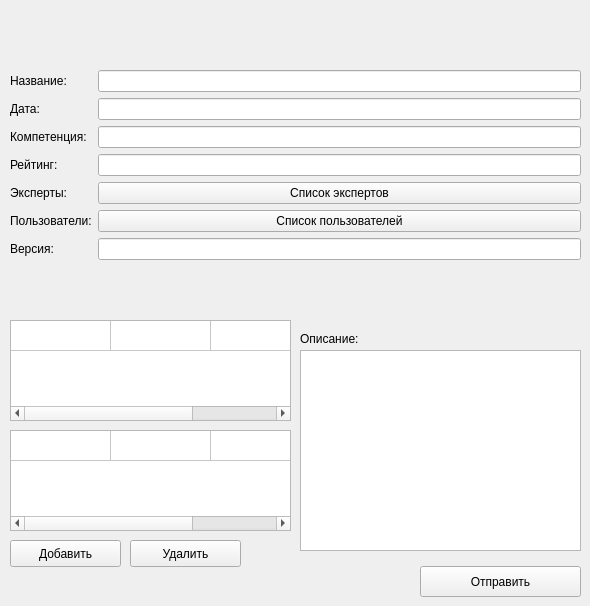
      <widget class="QWidget" name="pg_createEvent">
       <widget class="QLabel" name="label_59">
        <property name="geometry">
         <rect>
          <x>300</x>
          <y>330</y>
          <width>78</width>
          <height>17</height>
         </rect>
        </property>
        <property name="text">
         <string>Описание:</string>
        </property>
       </widget>
       <widget class="QTextBrowser" name="tb_createEvent_info">
        <property name="geometry">
         <rect>
          <x>300</x>
          <y>350</y>
          <width>281</width>
          <height>201</height>
         </rect>
        </property>
        <property name="mouseTracking">
         <bool>true</bool>
        </property>
       </widget>
       <widget class="QWidget" name="formWidget_4" native="true">
        <property name="geometry">
         <rect>
          <x>10</x>
          <y>70</y>
          <width>571</width>
          <height>251</height>
         </rect>
        </property>
        <layout class="QFormLayout" name="formLayout_8">
         <item row="0" column="0">
          <widget class="QLabel" name="label_53">
           <property name="text">
            <string>Название:</string>
           </property>
          </widget>
         </item>
         <item row="0" column="1">
          <widget class="QLineEdit" name="le_createEvent_name"/>
         </item>
         <item row="1" column="0">
          <widget class="QLabel" name="label_60">
           <property name="text">
            <string>Дата:</string>
           </property>
          </widget>
         </item>
         <item row="1" column="1">
          <widget class="QLineEdit" name="le_createEvent_date"/>
         </item>
         <item row="2" column="0">
          <widget class="QLabel" name="label_54">
           <property name="text">
            <string>Компетенция:</string>
           </property>
          </widget>
         </item>
         <item row="2" column="1">
          <widget class="QLineEdit" name="le_createEvent_competence"/>
         </item>
         <item row="3" column="0">
          <widget class="QLabel" name="label_84">
           <property name="text">
            <string>Рейтинг:</string>
           </property>
          </widget>
         </item>
         <item row="3" column="1">
          <widget class="QLineEdit" name="le_createEvent_rating"/>
         </item>
         <item row="4" column="0">
          <widget class="QLabel" name="label_86">
           <property name="text">
            <string>Эксперты:</string>
           </property>
          </widget>
         </item>
         <item row="4" column="1">
          <widget class="QPushButton" name="pb_createEvent_getExpertList">
           <property name="text">
            <string>Список экспертов</string>
           </property>
          </widget>
         </item>
         <item row="5" column="0">
          <widget class="QLabel" name="label_87">
           <property name="text">
            <string>Пользователи:</string>
           </property>
          </widget>
         </item>
         <item row="5" column="1">
          <widget class="QPushButton" name="pb_createEvent_getUserList">
           <property name="text">
            <string>Список пользователей</string>
           </property>
          </widget>
         </item>
         <item row="6" column="0">
          <widget class="QLabel" name="label_88">
           <property name="text">
            <string>Версия:</string>
           </property>
          </widget>
         </item>
         <item row="6" column="1">
          <widget class="QLineEdit" name="le_createEvent_Version"/>
         </item>
        </layout>
       </widget>
       <widget class="QPushButton" name="pb_createEvent_deleteUser">
        <property name="geometry">
         <rect>
          <x>130</x>
          <y>540</y>
          <width>111</width>
          <height>27</height>
         </rect>
        </property>
        <property name="text">
         <string>Удалить</string>
        </property>
       </widget>
       <widget class="QPushButton" name="pb_createEvent_addUer">
        <property name="geometry">
         <rect>
          <x>10</x>
          <y>540</y>
          <width>111</width>
          <height>27</height>
         </rect>
        </property>
        <property name="text">
         <string>Добавить</string>
        </property>
       </widget>
       <widget class="QPushButton" name="pb_createEvent_PushCreateEventRequest">
        <property name="geometry">
         <rect>
          <x>420</x>
          <y>566</y>
          <width>161</width>
          <height>31</height>
         </rect>
        </property>
        <property name="text">
         <string>Отправить</string>
        </property>
       </widget>
       <widget class="QTableWidget" name="tw_createEvent_UserList">
        <property name="geometry">
         <rect>
          <x>10</x>
          <y>320</y>
          <width>281</width>
          <height>101</height>
         </rect>
        </property>
        <property name="rowCount">
         <number>1</number>
        </property>
        <property name="columnCount">
         <number>3</number>
        </property>
        <attribute name="horizontalHeaderVisible">
         <bool>false</bool>
        </attribute>
        <attribute name="verticalHeaderVisible">
         <bool>false</bool>
        </attribute>
        <row/>
        <column/>
        <column/>
        <column/>
       </widget>
       <widget class="QTableWidget" name="tw_createEvent_addedUserList">
        <property name="geometry">
         <rect>
          <x>10</x>
          <y>430</y>
          <width>281</width>
          <height>101</height>
         </rect>
        </property>
        <property name="rowCount">
         <number>1</number>
        </property>
        <property name="columnCount">
         <number>3</number>
        </property>
        <attribute name="horizontalHeaderVisible">
         <bool>false</bool>
        </attribute>
        <attribute name="verticalHeaderVisible">
         <bool>false</bool>
        </attribute>
        <row/>
        <column/>
        <column/>
        <column/>
       </widget>
      </widget>
